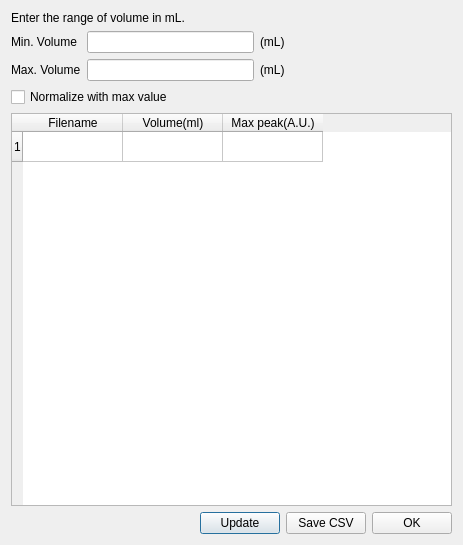
<?xml version="1.0" encoding="UTF-8"?>
<ui version="4.0">
 <class>PeakTableDialog</class>
 <widget class="QDialog" name="PeakTableDialog">
  <property name="geometry">
   <rect>
    <x>0</x>
    <y>0</y>
    <width>463</width>
    <height>545</height>
   </rect>
  </property>
  <property name="windowTitle">
   <string>Peak table</string>
  </property>
  <layout class="QHBoxLayout" name="horizontalLayout_4">
   <item>
    <layout class="QVBoxLayout" name="verticalLayout">
     <item>
      <widget class="QLabel" name="label_5">
       <property name="text">
        <string>Enter the range of volume in mL.</string>
       </property>
      </widget>
     </item>
     <item>
      <layout class="QHBoxLayout" name="horizontalLayout">
       <item>
        <widget class="QLabel" name="label">
         <property name="text">
          <string>Min. Volume </string>
         </property>
         <property name="buddy">
          <cstring>lineEdit_min</cstring>
         </property>
        </widget>
       </item>
       <item>
        <widget class="QLineEdit" name="lineEdit_min"/>
       </item>
       <item>
        <widget class="QLabel" name="label_3">
         <property name="text">
          <string>(mL)</string>
         </property>
         <property name="buddy">
          <cstring>lineEdit_min</cstring>
         </property>
        </widget>
       </item>
       <item>
        <spacer name="horizontalSpacer">
         <property name="orientation">
          <enum>Qt::Horizontal</enum>
         </property>
         <property name="sizeHint" stdset="0">
          <size>
           <width>40</width>
           <height>20</height>
          </size>
         </property>
        </spacer>
       </item>
      </layout>
     </item>
     <item>
      <layout class="QHBoxLayout" name="horizontalLayout_2">
       <item>
        <widget class="QLabel" name="label_2">
         <property name="text">
          <string>Max. Volume</string>
         </property>
         <property name="buddy">
          <cstring>lineEdit_max</cstring>
         </property>
        </widget>
       </item>
       <item>
        <widget class="QLineEdit" name="lineEdit_max"/>
       </item>
       <item>
        <widget class="QLabel" name="label_4">
         <property name="text">
          <string>(mL)</string>
         </property>
         <property name="buddy">
          <cstring>lineEdit_max</cstring>
         </property>
        </widget>
       </item>
       <item>
        <spacer name="horizontalSpacer_2">
         <property name="orientation">
          <enum>Qt::Horizontal</enum>
         </property>
         <property name="sizeHint" stdset="0">
          <size>
           <width>40</width>
           <height>20</height>
          </size>
         </property>
        </spacer>
       </item>
      </layout>
     </item>
     <item>
      <widget class="QCheckBox" name="normalizeCheckBox">
       <property name="text">
        <string>Normalize with max value</string>
       </property>
      </widget>
     </item>
     <item>
      <widget class="QTableWidget" name="tableWidget">
       <property name="gridStyle">
        <enum>Qt::SolidLine</enum>
       </property>
       <property name="sortingEnabled">
        <bool>false</bool>
       </property>
       <property name="rowCount">
        <number>1</number>
       </property>
       <row/>
       <column>
        <property name="text">
         <string>Filename</string>
        </property>
        <property name="textAlignment">
         <set>AlignCenter</set>
        </property>
       </column>
       <column>
        <property name="text">
         <string>Volume(ml)</string>
        </property>
        <property name="textAlignment">
         <set>AlignCenter</set>
        </property>
       </column>
       <column>
        <property name="text">
         <string>Max peak(A.U.)</string>
        </property>
        <property name="textAlignment">
         <set>AlignCenter</set>
        </property>
       </column>
      </widget>
     </item>
     <item>
      <layout class="QHBoxLayout" name="horizontalLayout_3">
       <item>
        <spacer name="horizontalSpacer_3">
         <property name="orientation">
          <enum>Qt::Horizontal</enum>
         </property>
         <property name="sizeHint" stdset="0">
          <size>
           <width>40</width>
           <height>20</height>
          </size>
         </property>
        </spacer>
       </item>
       <item>
        <widget class="QPushButton" name="updateButton">
         <property name="text">
          <string>Update</string>
         </property>
        </widget>
       </item>
       <item>
        <widget class="QPushButton" name="saveCSVButton">
         <property name="text">
          <string>Save CSV</string>
         </property>
        </widget>
       </item>
       <item>
        <widget class="QPushButton" name="okButton">
         <property name="text">
          <string>OK</string>
         </property>
        </widget>
       </item>
      </layout>
     </item>
    </layout>
   </item>
  </layout>
 </widget>
 <tabstops>
  <tabstop>lineEdit_min</tabstop>
  <tabstop>lineEdit_max</tabstop>
  <tabstop>tableWidget</tabstop>
  <tabstop>updateButton</tabstop>
  <tabstop>saveCSVButton</tabstop>
  <tabstop>okButton</tabstop>
 </tabstops>
 <resources/>
 <connections/>
</ui>
